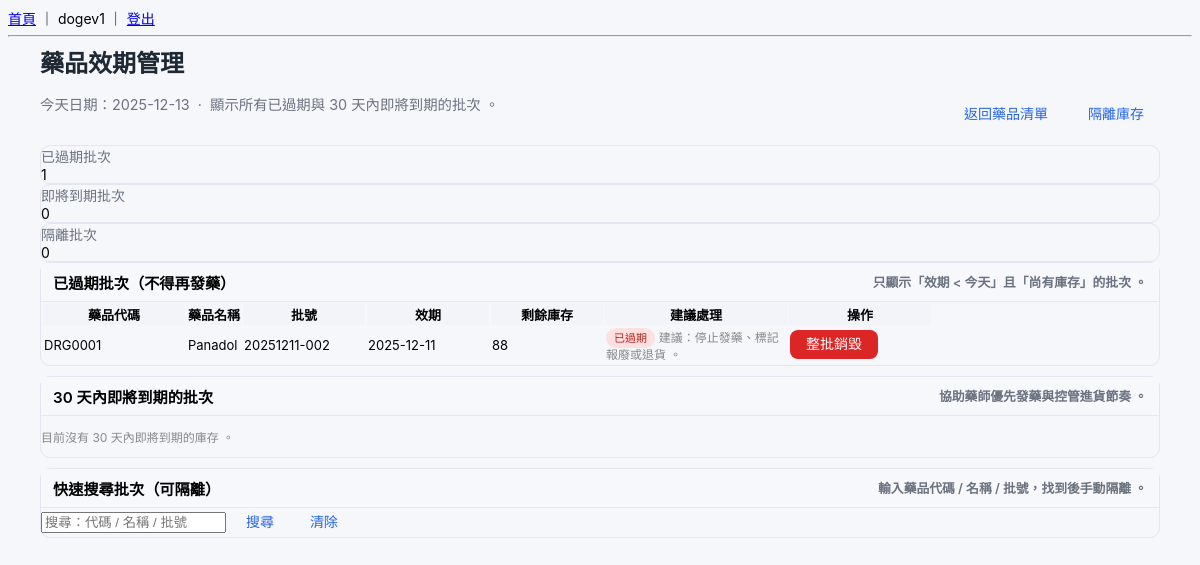
/inventory/expiry-dashboard/ (signed in), run on an earlier commit of the app's database.
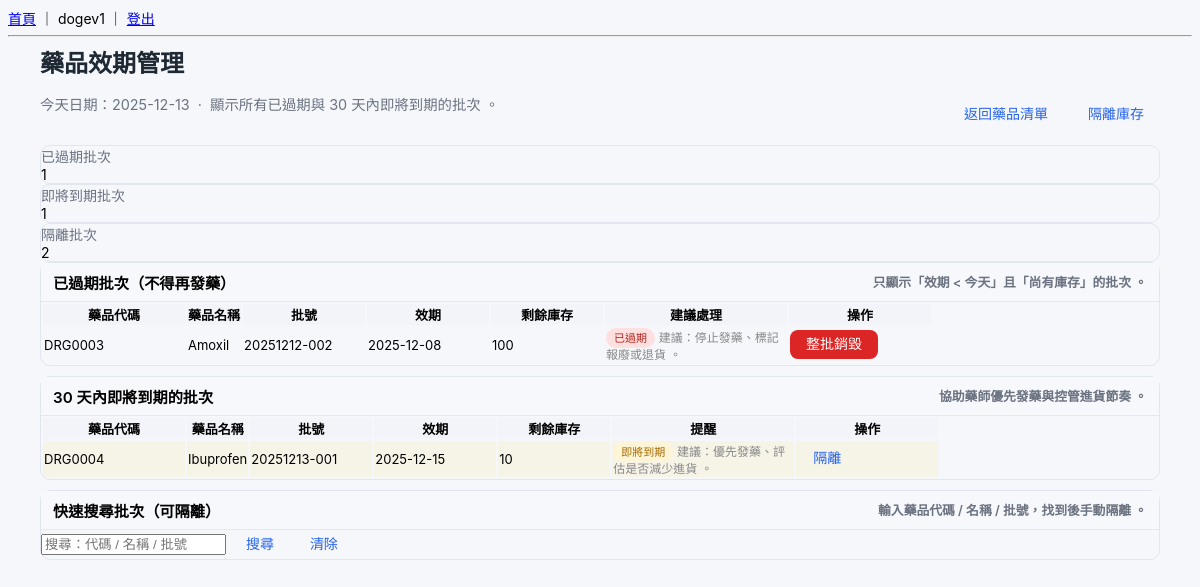
And on a later commit of the database.
### inventory/models.py (models this page shows, shortened)
class StockBatch(models.Model):
    STATUS_NORMAL = "normal"
    STATUS_QUARANTINE = "quarantine"   # 隔離（不可發藥）
    STATUS_DESTROYED = "destroyed"     # 已銷毀（不可發藥）
    STATUS_CHOICES = [
        (STATUS_NORMAL, "正常可用"),
        (STATUS_QUARANTINE, "隔離/待處理"),
        (STATUS_DESTROYED, "已銷毀"),
    ]
    drug = models.ForeignKey(
        "inventory.Drug",
        on_delete=models.CASCADE,
        related_name="batches",
        verbose_name="藥品",
    )
    batch_no = models.CharField("批號", max_length=50, blank=True)
    expiry_date = models.DateField("有效期限")
    quantity = models.PositiveIntegerField("目前庫存量")
    status = models.CharField(
            "批次狀態",
            max_length=20,
            choices=STATUS_CHOICES,
            default=STATUS_NORMAL,
        )
    destroyed_at = models.DateTimeField("銷毀時間", null=True, blank=True)
    destroy_reason = models.CharField("銷毀原因", max_length=200, blank=True)
    created_at = models.DateTimeField("建立時間", auto_now_add=True)
    updated_at = models.DateTimeField("最後更新時間", auto_now=True)
    QUARANTINE_REASON_CHOICES = [
        ("packaging", "包裝異常"),
        ("temperature", "溫控異常"),
        ("recall", "疑似召回/批次問題"),
        ("source", "來源/文件不齊"),
        ("other", "其他"),
    ]
    quarantine_reason = models.CharField("隔離原因", max_length=50, blank=True, default="")
    quarantine_note = models.CharField("隔離備註", max_length=255, blank=True, default="")
    class Meta:
        verbose_name = "藥品批次"
        verbose_name_plural = "藥品批次"
        ordering = ["expiry_date", "id"]
        constraints = [
            models.UniqueConstraint(fields=["drug", "batch_no"], name="uniq_drug_batch_no"),
        ]

class Drug(models.Model):
    code = models.CharField("藥品代碼", max_length=50, unique=True)
    name = models.CharField("藥品名稱", max_length=100)
    generic_name = models.CharField("學名 / 成分", max_length=100, blank=True)
    form = models.CharField("劑型", max_length=50, blank=True)
    strength = models.CharField("規格", max_length=50, blank=True)
    unit = models.CharField("單位", max_length=20, default="顆")
    stock_quantity = models.PositiveIntegerField("目前庫存量", default=0)
    reorder_level = models.PositiveIntegerField("安全存量", default=0)
    is_active = models.BooleanField("是否啟用", default=True)
    created_at = models.DateTimeField(auto_now_add=True)
    updated_at = models.DateTimeField(auto_now=True)
    unit_price = models.DecimalField("單價", max_digits=10, decimal_places=2, default=0)
    class Meta:
        verbose_name = "藥品"
        verbose_name_plural = "藥品"

### inventory/views.py (the view, shortened to what this page needs)
# urls.py: path("expiry-dashboard/", views.expiry_dashboard, name="expiry_dashboard"),
@group_required("PHARMACY")
def expiry_dashboard(request):
    today = timezone.localdate()
    warning_days = 30
    warn_date = today + timedelta(days=warning_days)
    expired_batches = (
        StockBatch.objects
        .select_related("drug")
        .filter(
            status=StockBatch.STATUS_NORMAL,
            expiry_date__lt=today,
            quantity__gt=0,
        )
        .order_by("expiry_date", "drug__name", "batch_no")
    )
    near_expiry_batches = (
        StockBatch.objects
        .select_related("drug")
        .filter(
            status=StockBatch.STATUS_NORMAL,
            expiry_date__gte=today,
            expiry_date__lte=warn_date,
            quantity__gt=0,
        )
        .order_by("expiry_date", "drug__name", "batch_no")
    )
    quarantined_batches = (
        StockBatch.objects
        .select_related("drug")
        .filter(
            status=StockBatch.STATUS_QUARANTINE,
            quantity__gt=0,
        )
        .order_by("expiry_date", "drug__name", "batch_no")
    )
    q = (request.GET.get("q") or "").strip()
    search_batches = StockBatch.objects.none()
    expired_count = expired_batches.count()
    near_expiry_count = near_expiry_batches.count()
    quarantine_count = quarantined_batches.count()
    return render(request, "inventory/expiry_dashboard.html", {
        "today": today,
        "warning_days": warning_days,
        "expired_batches": expired_batches,
        "near_expiry_batches": near_expiry_batches,
        "quarantined_batches": quarantined_batches,
        "expired_count": expired_count,
        "near_expiry_count": near_expiry_count,
        "quarantine_count": quarantine_count,
        "q": q,
        "search_batches": search_batches,
    })

### common/utils.py (called while the page is built)
def group_required(group_name):
    def decorator(view_func):
        decorated_view_func = user_passes_test(
            lambda u: u.is_authenticated and u.groups.filter(name=group_name).exists()
        )(view_func)
        return decorated_view_func
    return decorator

### templates/inventory/expiry_dashboard.html (shortened to what the changed rows need)
{% extends "base.html" %}
{% block content %}
<div class="page-shell">
  <div class="page-header">
    <div>
      <h1 class="page-title">藥品效期管理</h1>
    </div>
  </div>
  <div class="row g-2 mb-3">
    <div class="col-md-4">
      <div class="card shadow-sm"><div class="card-body">
        <div class="text-muted small">即將到期批次</div>
        <div class="h4 mb-0">{{ near_expiry_count }}</div>
      </div></div>
    </div>
    <div class="col-md-4">
      <div class="card shadow-sm"><div class="card-body">
        <div class="text-muted small">隔離批次</div>
        <div class="h4 mb-0">{{ quarantine_count }}</div>
      </div></div>
    </div>
  </div>
  <div class="card mb-4">
    <div class="card-body">
      {% if expired_batches %}
        <div class="table-container">
          <table class="table table-hospital">
            <thead>
              <tr>
                <th style="width: 140px;">藥品代碼</th>
                <th>藥品名稱</th>
                <th style="width: 120px;">批號</th>
                <th style="width: 120px;">效期</th>
                <th style="width: 110px;">剩餘庫存</th>
                <th style="width: 180px;">建議處理</th>
                <th style="width: 140px;">操作</th>
              </tr>
            </thead>
            <tbody>
              {% for b in expired_batches %}
                <tr class="row-expired">
                  <td>{{ b.drug.code }}</td>
                  <td>{{ b.drug.name }}</td>
                  <td>{{ b.batch_no|default:"-" }}</td>
                  <td>{{ b.expiry_date|date:"Y-m-d" }}</td>
                  <td>{{ b.quantity }}</td>
                  <td>
                    <span class="badge-status badge-status-danger">已過期</span>
                    <span class="text-muted-small d-block">
                      建議：停止發藥、標記報廢或退貨 。
                    </span>
                  </td>
                  <td>
                    <form method="post" action="{% url 'inventory:batch_destroy' b.id %}" style="display:inline;">
                      <button class="btn btn-danger btn-sm" type="submit"
                              onclick="return confirm('確定要整批報廢/銷毀嗎？ ')">
                        整批銷毀
                      </button>
                    </form>
                  </td>
                </tr>
              {% endfor %}
            </tbody>
          </table>
        </div>
      {% else %}
        <p class="text-muted-small mb-0">
          目前沒有已過期且尚有庫存的批次 ，太棒了 ！
        </p>
      {% endif %}
    </div>
  </div>
  <div class="card mb-4">
    <div class="card-body">
      {% if near_expiry_batches %}
        <div class="table-container">
          <table class="table table-hospital">
            <thead>
              <tr>
                <th style="width: 140px;">藥品代碼</th>
                <th>藥品名稱</th>
                <th style="width: 120px;">批號</th>
                <th style="width: 120px;">效期</th>
                <th style="width: 110px;">剩餘庫存</th>
                <th style="width: 180px;">提醒</th>
                <th style="width: 140px;">操作</th>
              </tr>
            </thead>
            <tbody>
              {% for b in near_expiry_batches %}
                <tr class="row-warning">
                  <td>{{ b.drug.code }}</td>
                  <td>{{ b.drug.name }}</td>
                  <td>{{ b.batch_no|default:"-" }}</td>
                  <td>{{ b.expiry_date|date:"Y-m-d" }}</td>
                  <td>{{ b.quantity }}</td>
                  <td>
                    <span class="badge-status badge-status-warning">即將到期</span>
                    <span class="text-muted-small d-block">
                      建議：優先發藥、評估是否減少進貨 。
                    </span>
                  </td>
                  <td>
                    <form method="post" action="{% url 'inventory:batch_quarantine' b.id %}" class="d-flex gap-1 align-items-center">
                      <button class="btn btn-outline btn-sm" type="submit"
                              onclick="return confirm('確定要隔離此批次嗎？ ')">
                        隔離
                      </button>
                    </form>
                  </td>
                </tr>
              {% endfor %}
            </tbody>
          </table>
        </div>
      {% else %}
        <p class="text-muted-small mb-0">
          目前沒有 {{ warning_days }} 天內即將到期的庫存 。
        </p>
      {% endif %}
    </div>
  </div>
</div>
{% endblock %}

What changed in the data, as far as the page shows it:
no longer on this page (row edited): StockBatch: drug.code "DRG0001", drug.name "Panadol", batch_no "20251211-002", expiry_date "2025-12-11", quantity "88", shown under "藥品效期管理"
added StockBatch: drug.code "DRG0003", drug.name "Amoxil", batch_no "20251212-002", expiry_date "2025-12-08", quantity "100", shown under "藥品效期管理"
added StockBatch: drug.code "DRG0004", drug.name "Ibuprofen", batch_no "20251213-001", expiry_date "2025-12-15", quantity "10"
Also different on the page:
{{ near_expiry_count }}: "0" → "1"
{{ quarantine_count }}: "0" → "2"
{{ warning_days }}: "30" → (not shown)
text no longer shown: "目前沒有 天內即將到期的庫存 。"
text now shown: "藥品代碼 藥品名稱 批號 效期 剩餘庫存 提醒 操作"
